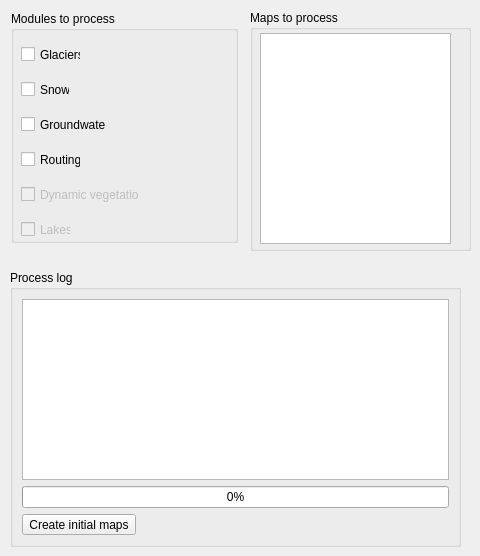
     <widget class="QWidget" name="modulesTab">
      <attribute name="title">
       <string>Modules</string>
      </attribute>
      <widget class="QGroupBox" name="mapsGroupBox">
       <property name="geometry">
        <rect>
         <x>250</x>
         <y>10</y>
         <width>221</width>
         <height>241</height>
        </rect>
       </property>
       <property name="title">
        <string>Maps to process</string>
       </property>
       <property name="flat">
        <bool>true</bool>
       </property>
       <widget class="QListWidget" name="modulesListWidget">
        <property name="geometry">
         <rect>
          <x>10</x>
          <y>23</y>
          <width>191</width>
          <height>211</height>
         </rect>
        </property>
       </widget>
      </widget>
      <widget class="QGroupBox" name="processLog1GroupBox">
       <property name="geometry">
        <rect>
         <x>10</x>
         <y>270</y>
         <width>451</width>
         <height>277</height>
        </rect>
       </property>
       <property name="title">
        <string>Process log</string>
       </property>
       <property name="flat">
        <bool>true</bool>
       </property>
       <layout class="QVBoxLayout" name="verticalLayout_19">
        <item>
         <widget class="QTextEdit" name="processLog1TextEdit">
          <property name="readOnly">
           <bool>true</bool>
          </property>
         </widget>
        </item>
        <item>
         <widget class="QProgressBar" name="initialMapsProgressBar">
          <property name="value">
           <number>0</number>
          </property>
         </widget>
        </item>
        <item>
         <widget class="QToolButton" name="createInitialMapsToolButton">
          <property name="text">
           <string>Create initial maps</string>
          </property>
         </widget>
        </item>
       </layout>
      </widget>
      <widget class="QWidget" name="layoutWidget">
       <property name="geometry">
        <rect>
         <x>11</x>
         <y>11</y>
         <width>227</width>
         <height>232</height>
        </rect>
       </property>
       <layout class="QHBoxLayout" name="horizontalLayout_38">
        <item>
         <widget class="QGroupBox" name="modulesGroupBox">
          <property name="title">
           <string>Modules to process</string>
          </property>
          <property name="flat">
           <bool>true</bool>
          </property>
          <widget class="QCheckBox" name="glacierModCheckBox">
           <property name="geometry">
            <rect>
             <x>10</x>
             <y>35</y>
             <width>60</width>
             <height>17</height>
            </rect>
           </property>
           <property name="text">
            <string>Glaciers</string>
           </property>
          </widget>
          <widget class="QCheckBox" name="snowModCheckBox">
           <property name="geometry">
            <rect>
             <x>10</x>
             <y>70</y>
             <width>49</width>
             <height>17</height>
            </rect>
           </property>
           <property name="text">
            <string>Snow</string>
           </property>
          </widget>
          <widget class="QCheckBox" name="groundwaterModCheckBox">
           <property name="geometry">
            <rect>
             <x>10</x>
             <y>105</y>
             <width>86</width>
             <height>17</height>
            </rect>
           </property>
           <property name="text">
            <string>Groundwater</string>
           </property>
          </widget>
          <widget class="QCheckBox" name="routingModCheckBox">
           <property name="geometry">
            <rect>
             <x>10</x>
             <y>140</y>
             <width>60</width>
             <height>17</height>
            </rect>
           </property>
           <property name="text">
            <string>Routing</string>
           </property>
          </widget>
          <widget class="QCheckBox" name="dynamicVegModCheckBox">
           <property name="enabled">
            <bool>false</bool>
           </property>
           <property name="geometry">
            <rect>
             <x>10</x>
             <y>175</y>
             <width>118</width>
             <height>17</height>
            </rect>
           </property>
           <property name="text">
            <string>Dynamic vegetation</string>
           </property>
          </widget>
          <widget class="QCheckBox" name="lakesModCheckBox">
           <property name="enabled">
            <bool>false</bool>
           </property>
           <property name="geometry">
            <rect>
             <x>10</x>
             <y>210</y>
             <width>50</width>
             <height>17</height>
            </rect>
           </property>
           <property name="text">
            <string>Lakes</string>
           </property>
          </widget>
          <widget class="QCheckBox" name="reservorisModCheckBox">
           <property name="enabled">
            <bool>false</bool>
           </property>
           <property name="geometry">
            <rect>
             <x>10</x>
             <y>245</y>
             <width>74</width>
             <height>17</height>
            </rect>
           </property>
           <property name="text">
            <string>Reservoirs</string>
           </property>
          </widget>
          <widget class="QCheckBox" name="sedimentModCheckBox">
           <property name="enabled">
            <bool>false</bool>
           </property>
           <property name="geometry">
            <rect>
             <x>10</x>
             <y>280</y>
             <width>67</width>
             <height>17</height>
            </rect>
           </property>
           <property name="text">
            <string>Sediment</string>
           </property>
          </widget>
         </widget>
        </item>
       </layout>
      </widget>
     </widget>
